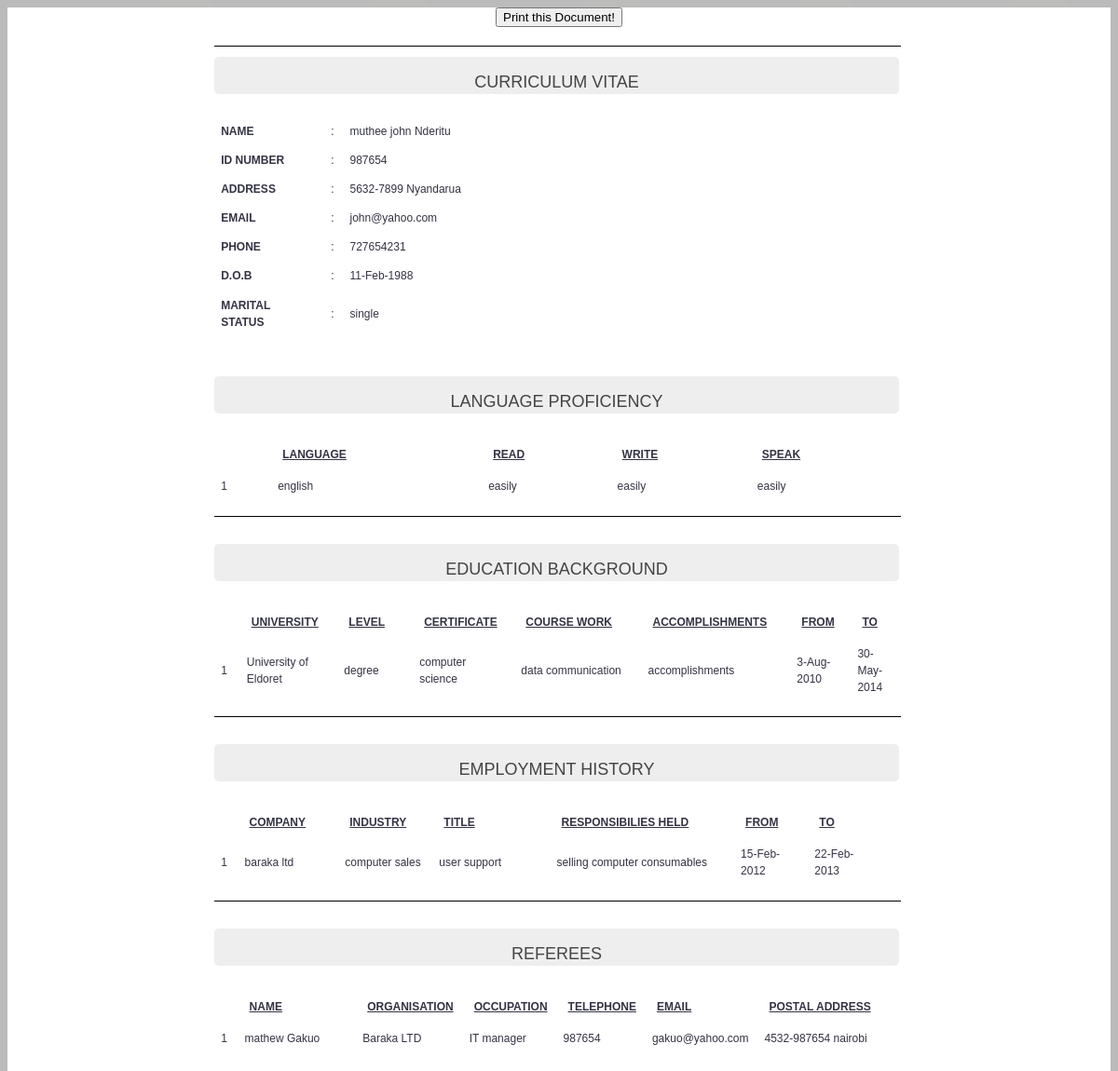
Page /cv.php (signed in) on the committed database.
### tables this page shows
CREATE TABLE IF NOT EXISTS `job_seeker_general_info` (
  `general_id` smallint(6) NOT NULL AUTO_INCREMENT,
  `member_id` smallint(6) NOT NULL,
  `first_name` varchar(30) NOT NULL,
  `last_name` varchar(30) NOT NULL,
  `middle_name` varchar(30) NOT NULL,
  `national_id` int(11) NOT NULL,
  `DOB` varchar(30) NOT NULL,
  `gender` varchar(30) NOT NULL,
  `marital_status` varchar(30) NOT NULL,
  `postal_address` mediumint(9) NOT NULL,
  `residential_address` varchar(50) NOT NULL,
  `postal_code` mediumint(9) NOT NULL,
  `telephone` int(11) NOT NULL,
  PRIMARY KEY (`general_id`),
  UNIQUE KEY `member_id` (`member_id`)
);

CREATE TABLE IF NOT EXISTS `job_seeker_languages` (
  `language_id` smallint(6) NOT NULL AUTO_INCREMENT,
  `user_id` smallint(6) NOT NULL,
  `language` varchar(50) NOT NULL,
  `js_read` varchar(50) NOT NULL,
  `js_write` varchar(50) NOT NULL,
  `js_speak` varchar(50) NOT NULL,
  PRIMARY KEY (`language_id`),
  KEY `user_id` (`user_id`)
);

CREATE TABLE IF NOT EXISTS `job_seeker_edu_background` (
  `edu_id` smallint(6) NOT NULL AUTO_INCREMENT,
  `id` smallint(6) NOT NULL,
  `university_name` varchar(50) NOT NULL,
  `attended_from` varchar(20) NOT NULL,
  `attended_to` varchar(20) NOT NULL,
  `degree_diploma` varchar(50) NOT NULL,
  `main_course` varchar(50) NOT NULL,
  `course_work` mediumtext NOT NULL,
  `academic_accomplishments` mediumtext NOT NULL,
  PRIMARY KEY (`edu_id`),
  KEY `id` (`id`)
);

CREATE TABLE IF NOT EXISTS `job_seeker_emp_history` (
  `job_history_id` smallint(6) NOT NULL AUTO_INCREMENT,
  `user_id` smallint(6) NOT NULL,
  `job_title` varchar(50) NOT NULL,
  `employer_name` varchar(50) NOT NULL,
  `type_of_industry` varchar(30) NOT NULL,
  `date_from` varchar(30) NOT NULL,
  `date_to` varchar(30) NOT NULL,
  `responsibilities_held` mediumtext NOT NULL,
  `reasons_for_departure` mediumtext NOT NULL,
  PRIMARY KEY (`job_history_id`),
  KEY `id` (`user_id`)
);

CREATE TABLE IF NOT EXISTS `job_seeker_reference` (
  `ref_id` smallint(6) NOT NULL AUTO_INCREMENT,
  `sir_name` varchar(30) NOT NULL,
  `first_name` varchar(30) NOT NULL,
  `last_name` varchar(30) NOT NULL,
  `occupation` varchar(50) NOT NULL,
  `organisation` varchar(50) NOT NULL,
  `telephone` int(30) NOT NULL,
  `postal_address` mediumint(9) NOT NULL,
  `post_code` mediumint(9) NOT NULL,
  `city` varchar(50) NOT NULL,
  `email_address` varchar(50) NOT NULL,
  `user` smallint(6) NOT NULL,
  PRIMARY KEY (`ref_id`),
  KEY `user` (`user`)
);

### includes/j_s_view_all_details.php (called while the page is built, shortened)
<?php
$session=$_SESSION["session_email"];
$id=mysql_query("SELECT user_id FROM registration WHERE email='$session'");
$ids=mysql_result($id,0);
$sql=mysql_query("SELECT * FROM job_seeker_general_info WHERE member_id=$ids");
$sql1=mysql_query("SELECT * FROM job_seeker_edu_background WHERE id=$ids");
$sql2=mysql_query("SELECT * FROM job_seeker_emp_history WHERE user_id=$ids");
$sql3=mysql_query("SELECT * FROM job_seeker_languages WHERE user_id=$ids");
$sql4=mysql_query("SELECT * FROM job_seeker_reference WHERE user=$ids");
$row=mysql_fetch_array($sql);
?>

### cv.php (the view, shortened to what this page needs)
<!DOCTYPE html PUBLIC "-//W3C//DTD XHTML 1.0 Transitional//EN" "http://www.w3.org/TR/xhtml1/DTD/xhtml1-transitional.dtd">
<html xmlns="http://www.w3.org/1999/xhtml" dir="ltr">
<head>
	<link rel="stylesheet" type="text/css" href="style2.css" media="screen" />
</head>
<body>
<div id="cvBody">
<DIV ALIGN="CENTER">
<FORM>
<INPUT NAME="print" TYPE="button" VALUE="Print this Document!"
ONCLICK="printCV()" id="btn">
</FORM>
<?php include("includes/j_s_view_all_details.php");?>
    <div id="cv">
	<table width="90%" border="0" cellpadding="10px" cellspacing="10px"><tr><td>
    <hr align="center" color="#000000" width="100%" size="1px"/>
      <div class="cv_titles"><h3>CURRICULUM VITAE</h3></div>
      </td></tr><tr><td>
       <table width="78%" height="240" border="0" align="left">
      <tr>
        <td width="16%"><b>NAME</b></td>
        <td width="2%">:</td>
        <td width="82%"><?php echo $row['last_name']." ".$row['first_name']." ".$row['middle_name']; ?></td>
      </tr>
	  <tr>
    <td><b>ID NUMBER</b></td>
	<td width="2%">:</td>
    <td><?php echo $row['national_id'];?> </td>
  </tr>
      <tr>
        <td><b>ADDRESS</b></td>
        <td>:</td>
        <td><?php echo $row['postal_address']."-".$row['postal_code']." ".$row['residential_address'];?></td>
      </tr>
      <tr>
        <td><b>EMAIL</b></td>
        <td>:</td>
        <td><?php echo$_SESSION["session_email"]; ?></td>
      </tr>
      <tr>
        <td><b>PHONE</b></td>
        <td>:</td>
        <td><?php echo $row['telephone'];?></td>
      </tr>
      <tr>
        <td><b>D.O.B</b></td>
        <td>:</td>
        <td><?php echo $row['DOB'];?></td>
      </tr>
      <tr>
        <td><b>MARITAL STATUS</b></td>
        <td>:</td>
        <td><?php echo $row['marital_status'];?></td>
      </tr>
    </table>
        </td></tr><tr><td>
        <div class="cv_titles">
		<h3>LANGUAGE PROFICIENCY</h3></div>
         </td></tr><tr><td>
        <div class="cv_sectors">
        <table width="100%" border="0">
  <tr align="left">
   <th scope="col">&nbsp;</th>
    <th scope="col"><u>LANGUAGE</u></th>
    <th scope="col"><u>READ</u></th>
    <th scope="col"><u>WRITE</u></th>
    <th scope="col"><u>SPEAK</u></th>
  </tr>
   <?php
   $no=1;
  while($lang=mysql_fetch_array($sql3))
  {
  echo"<tr><td>".$no."</td><td>".$lang['language']."</td><td>".$lang['js_read']."</td><td>".$lang['js_write']."</td><td>".$lang['js_speak']."</td></tr>";
  $no++;
  }
  ?>
</table>
 <hr align="center" color="#000000" width="100%" size="1px"/>
        </div>
          </td></tr><tr><td>
         <div class="cv_titles"><h3>EDUCATION BACKGROUND</h3></div>
           </td></tr><tr><td>
         <div class="cv_sectors">
         <table width="100%" border="0">
  <tr align="left">
    <th width="3%" scope="col">&nbsp;</th>
    <th width="13%" scope="col"><u>UNIVERSITY</u></th>
       <th width="10%" scope="col"><u>LEVEL</u></th>
    <th width="12%" scope="col"><u>CERTIFICATE</u></th>
    <th width="17%" scope="col"><u>COURSE WORK</u></th>
    <th width="20%" scope="col"><u>ACCOMPLISHMENTS</u></th>
    <th width="8%" scope="col"><u>FROM</u></th>
    <th width="6%" scope="col"><u>TO</u></th>
  </tr>
  <?php
  $no=1;
  while($edu=mysql_fetch_array($sql1))
  {
  echo"<tr><td>".$no."</td><td>".$edu['university_name']."</td><td>".$edu['main_course']."</td><td>".$edu['degree_diploma']."</td><td>".$edu['course_work']."</td><td>".$edu['academic_accomplishments']."</td><td>".$edu['attended_from']."</td><td>".$edu['attended_to']."</td></tr>";
  $no++;
  }
  ?>
</table>
 <hr align="center" color="#000000" width="100%" size="1px"/>
         </div>
           </td></tr><tr><td>
          <div class="cv_titles"><h3>EMPLOYMENT HISTORY</h3></div>
            </td></tr><tr><td>
          <div class=" cv_sectors">
          <table width="100%" border="0">
  <tr align="left">
    <th width="3%" scope="col">&nbsp;</th>
    <th width="15%" scope="col"><u>COMPANY</u></th>
    <th width="14%" scope="col"><u>INDUSTRY</u></th>
    <th width="18%" scope="col"><u>TITLE</u></th>
    <th width="28%" scope="col"><u>RESPONSIBILIES HELD</u></th>
    <th width="11%" scope="col"><u>FROM</u></th>
    <th width="11%" scope="col"><u>TO</u></th>
  </tr>
  <?php
  $no=1;
  while($emp=mysql_fetch_array($sql2))
  {
  echo"<tr><td>".$no."</td><td>".$emp['employer_name']."</td><td>".$emp['type_of_industry']."</td><td>".$emp['job_title']."</td><td>".$emp['responsibilities_held']."</td><td>".$emp['date_from']."</td><td>".$emp['date_to']."<td></td></tr>";
  $no++;
  }
  ?>
</table>
 <hr align="center" color="#000000" width="100%" size="1px"/>
          </div>
            </td></tr><tr><td>
           <div class="cv_titles"><h3>REFEREES</h3></div>
             </td></tr><tr><td>
           <div class="cv_sectors">
           <table width="100%" border="0" bordercolor="#000000">
  <tr align="left">
    <th width="3%" scope="col">&nbsp;</th>
    <th width="19%" scope="col"><u>NAME</u></th>
    <th width="14%" scope="col"><u>ORGANISATION</u></th>
    <th width="13%" scope="col"><u>OCCUPATION</u></th>
    <th width="13%" scope="col"><u>TELEPHONE</u></th>
    <th width="16%" scope="col"><u>EMAIL</u></th>
    <th width="22%" scope="col"><u>POSTAL ADDRESS</u></th>
  </tr>
   <?php
   $no=1;
  while($ref=mysql_fetch_array($sql4))
  {
  echo"<tr><td>".$no."</td><td>".$ref['sir_name']." ".$ref['first_name']." ".$ref['last_name']."</td><td>".$ref['organisation']."</td><td>".$ref['occupation']."</td><td>".$ref['telephone']."</td><td>".$ref['email_address']."</td><td>".$ref['postal_address'].'-'.$ref['post_code']." ".$ref['city']."</td></tr>";
  $no++;
  } ?>
  </table>
           </div>
      </td></tr></table>
</div>
</div>
</body>
</html>

### style2.css (style rules this page uses)
html { height: 100%; padding-bottom: 1px; }
body { background:url(img1/Ultimate.jpg); color: #334; font: normal 75% sans-serif; line-height: 1.5; }
h1,h2,h3,h4,h5,h6 { color: #444; font-weight: normal; line-height: 1; margin-bottom: 0.3em; }
h3 { font-size: 1.5em; }
table { margin-bottom: 1.4em; width: 100%; }
th { font-weight: bold; }
th,td,caption { padding: 4px 10px 4px 5px; }
table.data-table td, table th { padding: 10px; }
#cv { margin:auto; width:65%; height:auto; }
.cv_sectors { margin:auto; width:100%; height:auto; float:left; }
.cv_titles { width:100%; margin-top:5px; margin-bottom:5px; height:40px; float:left; text-align:center; -moz-border-radius:5px; border-radius:5px; background-color:#EEE; }
#cvBody { background-color:white; }

### rows in the picture
job_seeker_general_info: last_name "muthee", first_name "john", middle_name "Nderitu", national "987654", postal_address "5632", postal_code "7899", residential_address "Nyandarua", telephone "727654231", DOB "11-Feb-1988", marital_status "single"
job_seeker_languages: language "english", js_read "easily", js_write "easily", js_speak "easily"
job_seeker_edu_background: university_name "University of Eldoret", main_course "degree", degree_diploma "computer science", course_work "data communication", academic_accomplishments "accomplishments", attended_from "3-Aug-2010", attended_to "30-May-2014"
job_seeker_emp_history: employer_name "baraka ltd", type_of_industry "computer sales", job_title "user support", responsibilities_held "selling computer consumables", date_from "15-Feb-2012", date_to "22-Feb-2013"
job_seeker_reference: first_name "mathew", last_name "Gakuo", organisation "Baraka LTD", occupation "IT manager", telephone "987654", email_address "gakuo@yahoo.com", postal_address "4532", post_code "987654", city "nairobi"

### other values in the picture
$_SESSION["session_email"] "john@yahoo.com"
